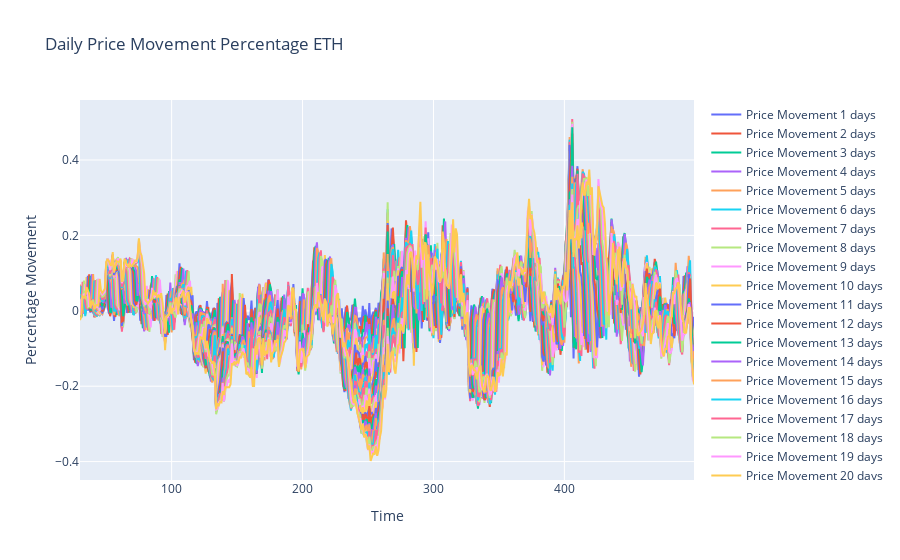
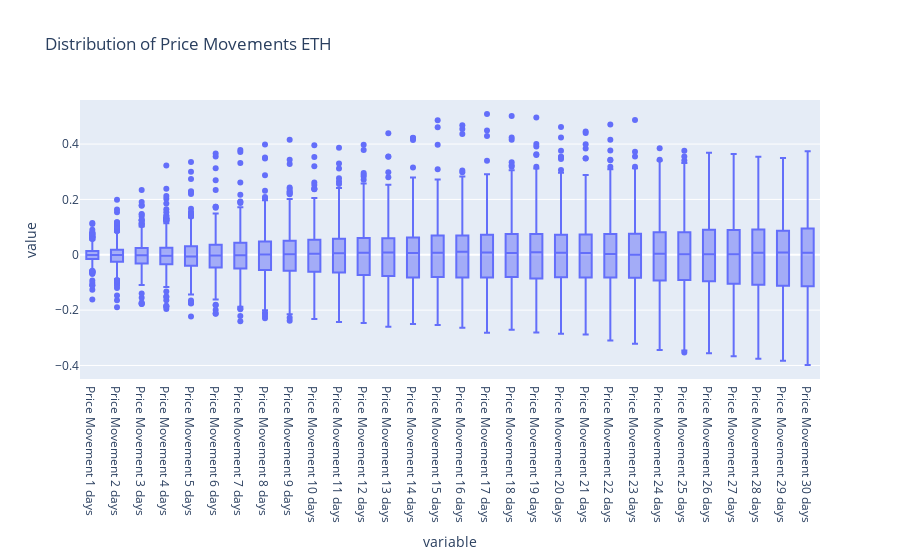

Notebook code for these charts, in order:
### Code cell
# 1. Visualizing Price Movements Using Line Plot
fig_line = go.Figure()

# Create a line for each column
for col in df_price_movements.columns:
    fig_line.add_trace(go.Scatter(x=df_price_movements.index, y=df_price_movements[col], mode='lines', name=col))

# Update layout
fig_line.update_layout(
    title=f"Daily Price Movement Percentage {target}",
    xaxis_title="Time",
    yaxis_title="Percentage Movement",
    template='plotly'
)

# Show the line plot
fig_line.show()

# 2. Visualizing the Distribution with Box Plot
fig_box = px.box(df_price_movements, title=f"Distribution of Price Movements {target}")

# Show the box plot
fig_box.show()

### Figure 1 — Plotly figure (JSON) as saved in the notebook; plotly's stock layout.template omitted (floating-point values rounded to 4 significant figures; data arrays with more than 128 entries replaced by an {"elided": "..."} marker saying what was removed)
{"data": [{"mode": "lines", "name": "Price Movement 1 days", "type": "scatter", "x": {"elided": "470 int values"}, "y": {"elided": "470 float values"}}, {"mode": "lines", "name": "Price Movement 2 days", "type": "scatter", "x": {"elided": "470 int values"}, "y": {"elided": "470 float values"}}, {"mode": "lines", "name": "Price Movement 3 days", "type": "scatter", "x": {"elided": "470 int values"}, "y": {"elided": "470 float values"}}, {"mode": "lines", "name": "Price Movement 4 days", "type": "scatter", "x": {"elided": "470 int values"}, "y": {"elided": "470 float values"}}, {"mode": "lines", "name": "Price Movement 5 days", "type": "scatter", "x": {"elided": "470 int values"}, "y": {"elided": "470 float values"}}, {"mode": "lines", "name": "Price Movement 6 days", "type": "scatter", "x": {"elided": "470 int values"}, "y": {"elided": "470 float values"}}, {"mode": "lines", "name": "Price Movement 7 days", "type": "scatter", "x": {"elided": "470 int values"}, "y": {"elided": "470 float values"}}, {"mode": "lines", "name": "Price Movement 8 days", "type": "scatter", "x": {"elided": "470 int values"}, "y": {"elided": "470 float values"}}, {"mode": "lines", "name": "Price Movement 9 days", "type": "scatter", "x": {"elided": "470 int values"}, "y": {"elided": "470 float values"}}, {"mode": "lines", "name": "Price Movement 10 days", "type": "scatter", "x": {"elided": "470 int values"}, "y": {"elided": "470 float values"}}, {"mode": "lines", "name": "Price Movement 11 days", "type": "scatter", "x": {"elided": "470 int values"}, "y": {"elided": "470 float values"}}, {"mode": "lines", "name": "Price Movement 12 days", "type": "scatter", "x": {"elided": "470 int values"}, "y": {"elided": "470 float values"}}, {"mode": "lines", "name": "Price Movement 13 days", "type": "scatter", "x": {"elided": "470 int values"}, "y": {"elided": "470 float values"}}, {"mode": "lines", "name": "Price Movement 14 days", "type": "scatter", "x": {"elided": "470 int values"}, "y": {"elided": "470 float values"}}, {"mode": "lines", "name": "Price Movement 15 days", "type": "scatter", "x": {"elided": "470 int values"}, "y": {"elided": "470 float values"}}, {"mode": "lines", "name": "Price Movement 16 days", "type": "scatter", "x": {"elided": "470 int values"}, "y": {"elided": "470 float values"}}, {"mode": "lines", "name": "Price Movement 17 days", "type": "scatter", "x": {"elided": "470 int values"}, "y": {"elided": "470 float values"}}, {"mode": "lines", "name": "Price Movement 18 days", "type": "scatter", "x": {"elided": "470 int values"}, "y": {"elided": "470 float values"}}, {"mode": "lines", "name": "Price Movement 19 days", "type": "scatter", "x": {"elided": "470 int values"}, "y": {"elided": "470 float values"}}, {"mode": "lines", "name": "Price Movement 20 days", "type": "scatter", "x": {"elided": "470 int values"}, "y": {"elided": "470 float values"}}, {"mode": "lines", "name": "Price Movement 21 days", "type": "scatter", "x": {"elided": "470 int values"}, "y": {"elided": "470 float values"}}, {"mode": "lines", "name": "Price Movement 22 days", "type": "scatter", "x": {"elided": "470 int values"}, "y": {"elided": "470 float values"}}, {"mode": "lines", "name": "Price Movement 23 days", "type": "scatter", "x": {"elided": "470 int values"}, "y": {"elided": "470 float values"}}, {"mode": "lines", "name": "Price Movement 24 days", "type": "scatter", "x": {"elided": "470 int values"}, "y": {"elided": "470 float values"}}, {"mode": "lines", "name": "Price Movement 25 days", "type": "scatter", "x": {"elided": "470 int values"}, "y": {"elided": "470 float values"}}, {"mode": "lines", "name": "Price Movement 26 days", "type": "scatter", "x": {"elided": "470 int values"}, "y": {"elided": "470 float values"}}, {"mode": "lines", "name": "Price Movement 27 days", "type": "scatter", "x": {"elided": "470 int values"}, "y": {"elided": "470 float values"}}, {"mode": "lines", "name": "Price Movement 28 days", "type": "scatter", "x": {"elided": "470 int values"}, "y": {"elided": "470 float values"}}, {"mode": "lines", "name": "Price Movement 29 days", "type": "scatter", "x": {"elided": "470 int values"}, "y": {"elided": "470 float values"}}, {"mode": "lines", "name": "Price Movement 30 days", "type": "scatter", "x": {"elided": "470 int values"}, "y": {"elided": "470 float values"}}], "layout": {"title": {"text": "Daily Price Movement Percentage ETH"}, "xaxis": {"title": {"text": "Time"}}, "yaxis": {"title": {"text": "Percentage Movement"}}}}

### Figure 2 — Plotly figure (JSON) as saved in the notebook; plotly's stock layout.template omitted (floating-point values rounded to 4 significant figures; data arrays with more than 128 entries replaced by an {"elided": "..."} marker saying what was removed)
{"data": [{"alignmentgroup": "True", "hovertemplate": "variable=%{x}<br>value=%{y}<extra></extra>", "legendgroup": "", "marker": {"color": "#636efa"}, "name": "", "notched": false, "offsetgroup": "", "orientation": "v", "showlegend": false, "type": "box", "x": {"elided": "14100 str values"}, "x0": " ", "xaxis": "x", "y": {"elided": "14100 float values"}, "y0": " ", "yaxis": "y"}], "layout": {"boxmode": "group", "legend": {"tracegroupgap": 0}, "title": {"text": "Distribution of Price Movements ETH"}, "xaxis": {"anchor": "y", "domain": [0, 1], "title": {"text": "variable"}}, "yaxis": {"anchor": "x", "domain": [0, 1], "title": {"text": "value"}}}}
